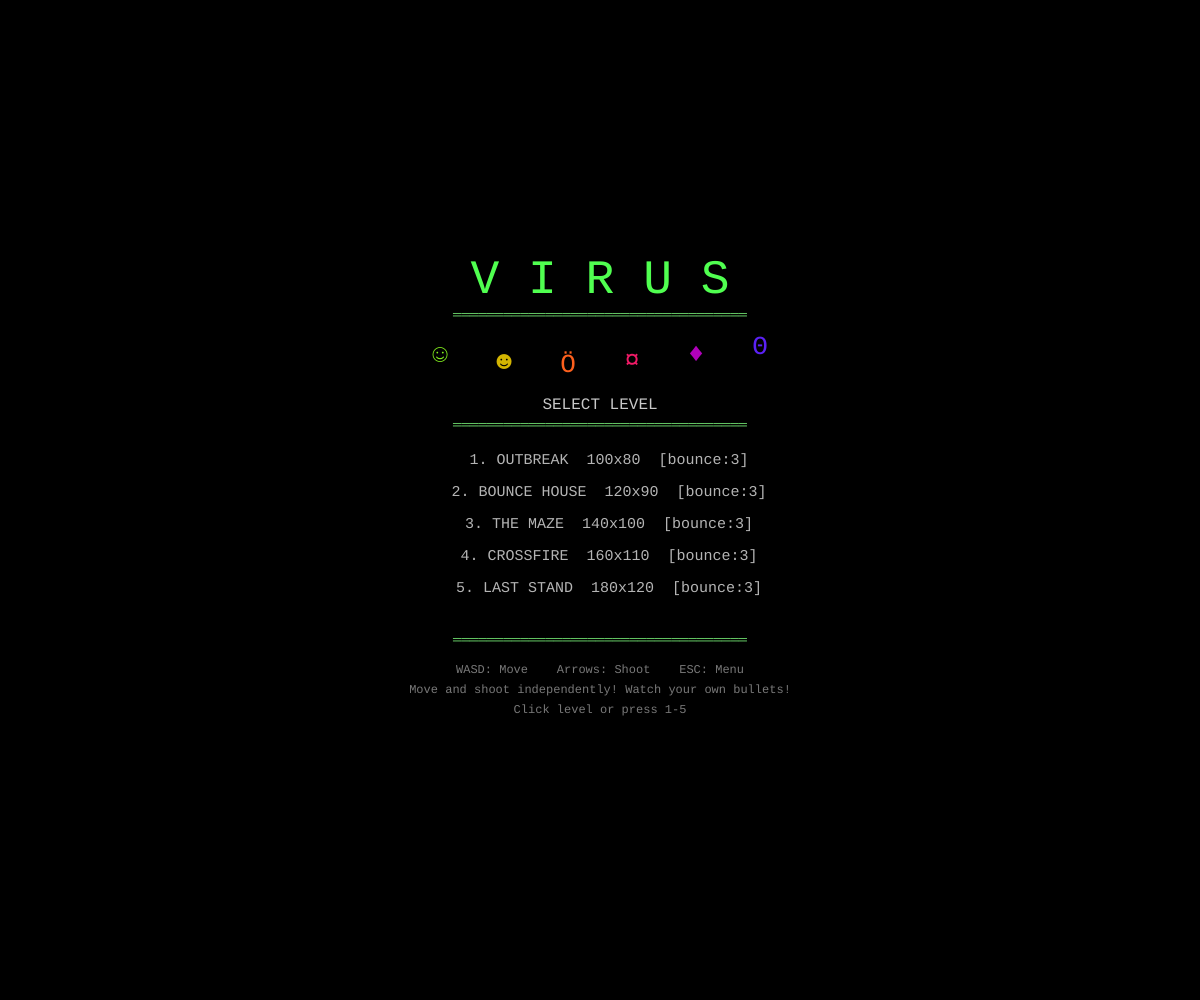
Frame 1 (no input)
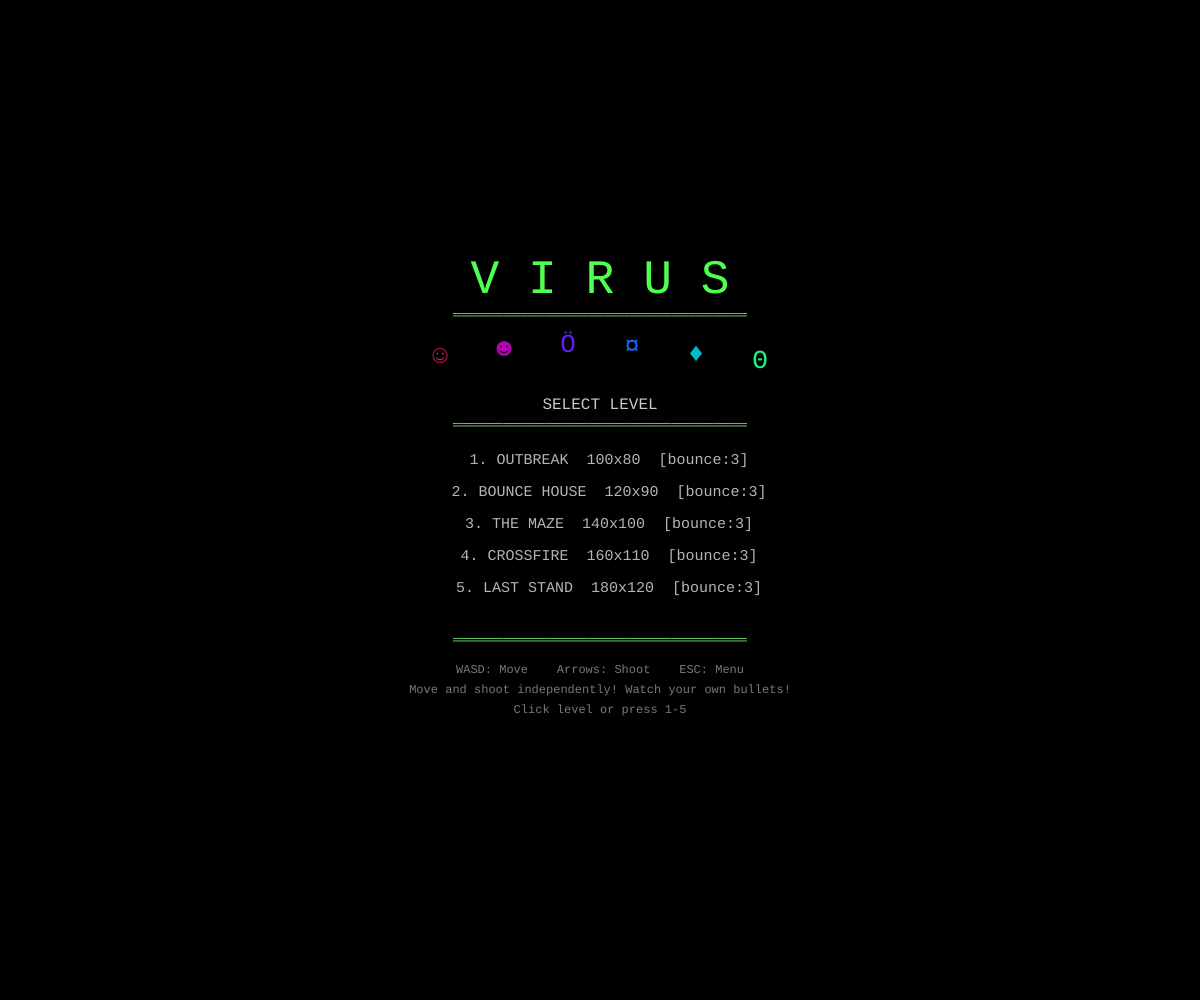
Frame 60 (no input)
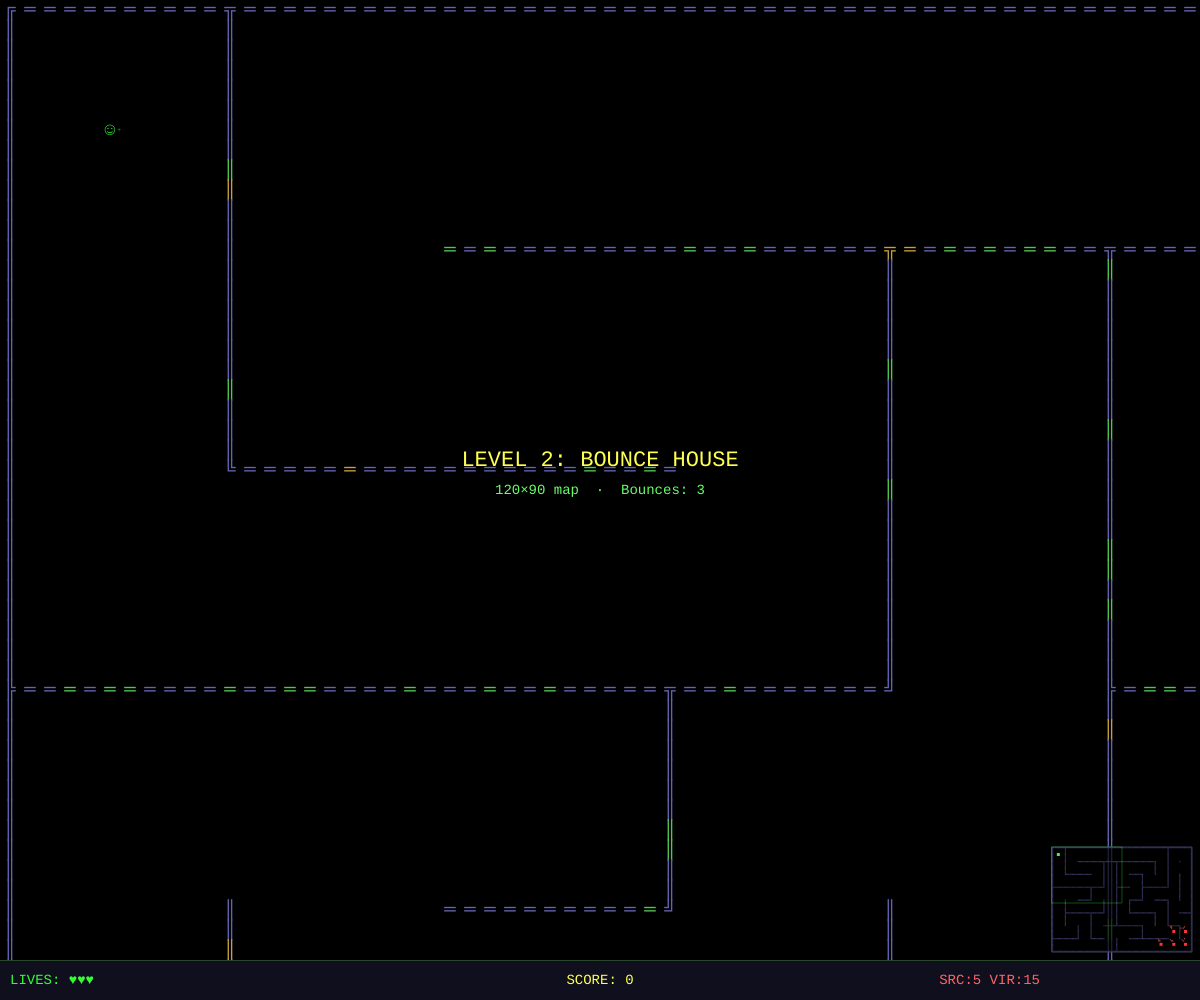
Frame 120 (the mouse pressed at the canvas centre since frame 60)

The p5.js sketch that drew these frames (run headless with seeded random() and noise() and a simulated clock; from frame 60 on, the mouse is pressed at the canvas centre):

// p5.js sketch
// ── sketch.js
let game;

function setup() {
  game = new Game(window);
  game.init();
  textFont('Courier New');
}

function draw() {
  game.update();
  game.draw();
}

function keyPressed() {
  game.keyPressed(key, keyCode);
  return false;
}

function mousePressed() {
  game.mousePressed();
}

function windowResized() {
  game.resize();
}

// ── Bullet.js
class Bullet {
  constructor(gridX, gridY, dirX, dirY, tileSize, bouncesLeft = 0) {
    this.gridX = gridX;
    this.gridY = gridY;
    this.dirX = dirX;
    this.dirY = dirY;
    this.tileSize = tileSize;
    this.bouncesLeft = bouncesLeft;
    this.alive = true;
    this.moveTimer = 0;
    this.moveInterval = 4;
    this.animChars = ['*', '+', 'o'];
    this.animFrame = 0;
    this.animTimer = 0;
    this.trail = [];
    this.justBounced = false;
  }

  get x() { return this.gridX * this.tileSize; }
  get y() { return this.gridY * this.tileSize; }

  update(wallGrid, gridW, gridH) {
    this.justBounced = false;

    this.animTimer++;
    if (this.animTimer >= 3) {
      this.animTimer = 0;
      this.animFrame = (this.animFrame + 1) % this.animChars.length;
    }

    this.moveTimer++;
    if (this.moveTimer < this.moveInterval) return;
    this.moveTimer = 0;

    this.trail.push({ x: this.gridX, y: this.gridY });
    if (this.trail.length > 3) this.trail.shift();

    let nextX = this.gridX + this.dirX;
    let nextY = this.gridY + this.dirY;

    if (nextX < 0 || nextX >= gridW || nextY < 0 || nextY >= gridH) {
      this.alive = false;
      return;
    }

    let hitWall = wallGrid[nextY] && wallGrid[nextY][nextX];

    if (hitWall) {
      if (hitWall.type === 'destructible') {
        let destroyed = hitWall.hit();
        if (destroyed) wallGrid[nextY][nextX] = null;
        this.alive = false;
        return;
      }

      if (this.bouncesLeft > 0 || hitWall.bounces) {
        this.bounce(wallGrid, gridW, gridH);
        this.bouncesLeft = Math.max(0, this.bouncesLeft - 1);
        this.justBounced = true;
        return;
      }

      this.alive = false;
      return;
    }

    this.gridX = nextX;
    this.gridY = nextY;
  }

  bounce(wallGrid, gridW, gridH) {
    let newDirX = this.dirX;
    let newDirY = this.dirY;

    let hx = this.gridX + this.dirX, hy = this.gridY;
    let vx = this.gridX, vy = this.gridY + this.dirY;

    let wallH = (hx >= 0 && hx < gridW && hy >= 0 && hy < gridH) ? wallGrid[hy][hx] : true;
    let wallV = (vx >= 0 && vx < gridW && vy >= 0 && vy < gridH) ? wallGrid[vy][vx] : true;

    if (this.dirX !== 0 && this.dirY !== 0) {
      if (wallH && wallV) {
        newDirX = -this.dirX;
        newDirY = -this.dirY;
      } else if (wallH) {
        newDirX = -this.dirX;
      } else if (wallV) {
        newDirY = -this.dirY;
      } else {
        newDirX = -this.dirX;
        newDirY = -this.dirY;
      }
    } else {
      if (this.dirX !== 0) newDirX = -this.dirX;
      if (this.dirY !== 0) newDirY = -this.dirY;
    }

    this.dirX = newDirX;
    this.dirY = newDirY;

    let ax = this.gridX + this.dirX;
    let ay = this.gridY + this.dirY;
    let blocked = (ax < 0 || ax >= gridW || ay < 0 || ay >= gridH) ||
                  (wallGrid[ay] && wallGrid[ay][ax]);
    if (!blocked) {
      this.gridX = ax;
      this.gridY = ay;
    }
  }

  draw(p) {
    for (let i = 0; i < this.trail.length; i++) {
      let t = this.trail[i];
      let alpha = (i / this.trail.length) * 100 + 30;
      p.fill(255, 255, 100, alpha);
      p.noStroke();
      p.textAlign(p.CENTER, p.CENTER);
      p.textSize(this.tileSize * 0.5);
      p.text('·', t.x * this.tileSize + this.tileSize / 2, t.y * this.tileSize + this.tileSize / 2);
    }

    p.fill(255, 255, 80);
    p.noStroke();
    p.textAlign(p.CENTER, p.CENTER);
    p.textSize(this.tileSize * 0.85);
    p.text(this.animChars[this.animFrame], this.x + this.tileSize / 2, this.y + this.tileSize / 2);
  }
}

// ── Game.js
class Game {
  constructor(p) {
    this.p = p;
    this.tileSize = 20;
    this.hudH = 40;
    this.recalcViewport();

    this.state = 'menu';
    this.currentLevel = 0;
    this.levels = Level.getLevels();
    this.score = 0;

    this.wallGrid = [];
    this.viruses = [];
    this.sources = [];
    this.bullets = [];
    this.player = null;
    this.gridW = 0;
    this.gridH = 0;
    this.bounces = 0;
    this.levelName = '';
    this.particles = [];
    this.messageTimer = 0;

    this.cameraX = 0;
    this.cameraY = 0;
    this.sound = new Sound();
  }

  recalcViewport() {
    this.canvasW = this.p.windowWidth || window.innerWidth;
    this.canvasH = this.p.windowHeight || window.innerHeight;
    this.viewW = this.canvasW;
    this.viewH = this.canvasH - this.hudH;
    this.viewTilesW = Math.ceil(this.viewW / this.tileSize);
    this.viewTilesH = Math.ceil(this.viewH / this.tileSize);
  }

  init() {
    this.p.createCanvas(this.canvasW, this.canvasH);
  }

  resize() {
    this.recalcViewport();
    this.p.resizeCanvas(this.canvasW, this.canvasH);
  }

  loadLevel(idx) {
    let config = this.levels[idx];
    let generated = Level.generate(config, this.tileSize);
    let data = Level.parse(generated, this.tileSize);

    this.wallGrid = data.wallGrid;
    this.viruses = data.viruses;
    this.sources = data.sources;
    this.bullets = [];
    this.gridW = data.gridW;
    this.gridH = data.gridH;
    this.bounces = data.bounces;
    this.levelName = data.name;
    this.player = new Player(data.playerStart.x, data.playerStart.y, this.tileSize);
    this.particles = [];
    this.messageTimer = 150;
    this.state = 'playing';

    this.cameraX = this.player.x - this.viewW / 2;
    this.cameraY = this.player.y - this.viewH / 2;
    this.clampCamera();
  }

  clampCamera() {
    let maxX = this.gridW * this.tileSize - this.viewW;
    let maxY = this.gridH * this.tileSize - this.viewH;
    this.cameraX = Math.max(0, Math.min(maxX, this.cameraX));
    this.cameraY = Math.max(0, Math.min(maxY, this.cameraY));
  }

  updateCamera() {
    let tx = this.player.x - this.viewW / 2 + this.tileSize / 2;
    let ty = this.player.y - this.viewH / 2 + this.tileSize / 2;
    this.cameraX += (tx - this.cameraX) * 0.08;
    this.cameraY += (ty - this.cameraY) * 0.08;
    this.clampCamera();
  }

  isVisible(gx, gy) {
    let px = gx * this.tileSize;
    let py = gy * this.tileSize;
    return px + this.tileSize > this.cameraX - this.tileSize &&
           px < this.cameraX + this.viewW + this.tileSize &&
           py + this.tileSize > this.cameraY - this.tileSize &&
           py < this.cameraY + this.viewH + this.tileSize;
  }

  spawnParticles(gx, gy, col, count) {
    for (let i = 0; i < count; i++) {
      this.particles.push({
        x: gx * this.tileSize + this.tileSize / 2,
        y: gy * this.tileSize + this.tileSize / 2,
        vx: (Math.random() - 0.5) * 3,
        vy: (Math.random() - 0.5) * 3,
        life: 25 + Math.floor(Math.random() * 25),
        maxLife: 50,
        col: col,
        char: ['*', '·', '+', '×'][Math.floor(Math.random() * 4)],
      });
    }
  }

  update() {
    let p = this.p;
    if (this.state !== 'playing') return;

    this.player.handleMovement(p, this.wallGrid, this.gridW, this.gridH);
    this.player.update();

    let bullet = this.player.handleShooting(p, this.bounces);
    if (bullet) {
      this.bullets.push(bullet);
      this.sound.shoot();
    }

    for (let b of this.bullets) {
      b.update(this.wallGrid, this.gridW, this.gridH);
      if (b.justBounced) this.sound.bounce();
    }

    for (let b of this.bullets) {
      if (!b.alive) continue;

      if (b.gridX === this.player.gridX && b.gridY === this.player.gridY) {
        this.player.takeDamage();
        b.alive = false;
        this.spawnParticles(b.gridX, b.gridY, [255, 255, 255], 4);
        this.sound.playerHit();
        continue;
      }

      for (let v of this.viruses) {
        if (!v.alive) continue;
        if (b.gridX === v.gridX && b.gridY === v.gridY) {
          v.alive = false;
          b.alive = false;
          this.score += 10;
          this.spawnParticles(v.gridX, v.gridY, v.col, 6);
          this.sound.virusKill();
        }
      }

      for (let s of this.sources) {
        if (!s.alive) continue;
        if (b.gridX === s.gridX && b.gridY === s.gridY) {
          b.alive = false;
          let destroyed = s.hit();
          if (destroyed) {
            this.score += 50;
            this.spawnParticles(s.gridX, s.gridY, [255, 100, 100], 12);
            this.sound.sourceDestroy();
          } else {
            this.sound.sourceHit();
          }
        }
      }
    }

    this.bullets = this.bullets.filter(b => b.alive);

    for (let s of this.sources) {
      let v = s.update(this.wallGrid, this.viruses, this.gridW, this.gridH);
      if (v) this.viruses.push(v);
    }

    for (let v of this.viruses) {
      if (!v.alive) continue;
      v.update(this.wallGrid, this.viruses, this.sources, this.gridW, this.gridH, this.player.gridX, this.player.gridY);

      if (v.gridX === this.player.gridX && v.gridY === this.player.gridY) {
        this.player.takeDamage();
        v.alive = false;
        this.spawnParticles(v.gridX, v.gridY, [255, 255, 255], 4);
        this.sound.playerHit();
      }
    }

    this.viruses = this.viruses.filter(v => v.alive);

    for (let i = this.particles.length - 1; i >= 0; i--) {
      let pt = this.particles[i];
      pt.x += pt.vx;
      pt.y += pt.vy;
      pt.life--;
      if (pt.life <= 0) this.particles.splice(i, 1);
    }

    if (this.messageTimer > 0) this.messageTimer--;

    this.updateCamera();

    if (!this.player.alive) {
      this.state = 'gameOver';
      return;
    }

    if (this.sources.every(s => !s.alive) && this.viruses.length === 0) {
      this.state = this.currentLevel < this.levels.length - 1 ? 'levelComplete' : 'win';
    }
  }

  draw() {
    let p = this.p;
    p.background(0);

    switch (this.state) {
      case 'menu':
        this.drawMenu(p);
        break;
      case 'playing':
        this.drawGame(p);
        break;
      case 'levelComplete':
        this.drawGame(p);
        this.drawOverlay(p, 'LEVEL CLEAR!', 'Press ENTER for next level', [80, 255, 80]);
        break;
      case 'gameOver':
        this.drawGame(p);
        this.drawOverlay(p, 'GAME OVER', 'Press ENTER to restart', [255, 80, 80]);
        break;
      case 'win':
        this.drawGame(p);
        this.drawOverlay(p, 'YOU WIN!', 'All viruses eliminated! Press ENTER', [255, 255, 80]);
        break;
    }
  }

  drawMenu(p) {
    p.textFont('Courier New');
    p.fill(80, 255, 80);
    p.textAlign(p.CENTER, p.CENTER);

    let cx = this.canvasW / 2;
    let cy = this.canvasH / 2;
    let top = cy - 220;

    p.textSize(48);
    p.text('V I R U S', cx, top);

    p.textSize(14);
    p.fill(100, 200, 100);
    p.text('═══════════════════════════════════', cx, top + 35);

    let faces = ['☺', '☻', 'Ö', '¤', '♦', 'Θ'];
    p.textSize(26);
    let startX = cx - (faces.length - 1) * 32;
    for (let i = 0; i < faces.length; i++) {
      let wave = Math.sin(p.frameCount * 0.05 + i * 0.8) * 10;
      let hue = (p.frameCount * 2 + i * 40) % 360;
      p.fill(
        128 + 127 * Math.sin(hue * 0.017),
        128 + 127 * Math.sin(hue * 0.017 + 2),
        128 + 127 * Math.sin(hue * 0.017 + 4)
      );
      p.text(faces[i], startX + i * 64, top + 75 + wave);
    }

    p.fill(200);
    p.textSize(16);
    p.text('SELECT LEVEL', cx, top + 125);

    p.fill(100, 200, 100);
    p.textSize(14);
    p.text('═══════════════════════════════════', cx, top + 145);

    this._menuLevelY = [];
    for (let i = 0; i < this.levels.length; i++) {
      let lv = this.levels[i];
      let y = top + 180 + i * 32;
      this._menuLevelY[i] = y;
      let isHover = p.mouseY > y - 14 && p.mouseY < y + 14;
      let info = lv.name + '  ' + lv.width + 'x' + lv.height;
      if (lv.bounces > 0) info += '  [bounce:' + lv.bounces + ']';

      p.textSize(15);
      if (isHover) {
        p.fill(255, 255, 80);
        p.text('► ' + (i + 1) + '. ' + info + ' ◄', cx, y);
      } else {
        p.fill(180);
        p.text('  ' + (i + 1) + '. ' + info, cx, y);
      }
    }

    p.fill(100, 200, 100);
    p.textSize(14);
    p.text('═══════════════════════════════════', cx, top + 360);

    p.fill(120);
    p.textSize(12);
    p.text('WASD: Move    Arrows: Shoot    ESC: Menu', cx, top + 390);
    p.text('Move and shoot independently! Watch your own bullets!', cx, top + 410);
    p.text('Click level or press 1-5', cx, top + 430);
  }

  drawGame(p) {
    p.textFont('Courier New');

    p.push();
    p.translate(-Math.round(this.cameraX), -Math.round(this.cameraY));

    let sx = Math.max(0, Math.floor(this.cameraX / this.tileSize) - 1);
    let sy = Math.max(0, Math.floor(this.cameraY / this.tileSize) - 1);
    let ex = Math.min(this.gridW, sx + this.viewTilesW + 3);
    let ey = Math.min(this.gridH, sy + this.viewTilesH + 3);

    for (let y = sy; y < ey; y++) {
      for (let x = sx; x < ex; x++) {
        if (this.wallGrid[y][x]) this.wallGrid[y][x].draw(p);
      }
    }

    for (let s of this.sources) {
      if (s.alive && this.isVisible(s.gridX, s.gridY)) s.draw(p);
    }
    for (let v of this.viruses) {
      if (v.alive && this.isVisible(v.gridX, v.gridY)) v.draw(p);
    }
    for (let b of this.bullets) {
      if (this.isVisible(b.gridX, b.gridY)) b.draw(p);
    }

    this.player.draw(p);

    for (let pt of this.particles) {
      let alpha = (pt.life / pt.maxLife) * 255;
      p.fill(pt.col[0], pt.col[1], pt.col[2], alpha);
      p.noStroke();
      p.textAlign(p.CENTER, p.CENTER);
      p.textSize(10);
      p.text(pt.char, pt.x, pt.y);
    }

    p.pop();

    if (this.messageTimer > 0) {
      let alpha = Math.min(255, this.messageTimer * 3);
      p.fill(255, 255, 80, alpha);
      p.textAlign(p.CENTER, p.CENTER);
      p.textSize(22);
      p.text('LEVEL ' + (this.currentLevel + 1) + ': ' + this.levelName, this.viewW / 2, this.viewH / 2 - 20);
      p.textSize(14);
      p.fill(100, 255, 100, alpha);
      let info = this.gridW + '×' + this.gridH + ' map';
      if (this.bounces > 0) info += '  ·  Bounces: ' + this.bounces;
      p.text(info, this.viewW / 2, this.viewH / 2 + 10);
    }

    this.drawHUD(p);
    this.drawMinimap(p);
  }

  drawHUD(p) {
    let y = this.viewH;

    p.fill(15, 15, 30);
    p.noStroke();
    p.rect(0, y, this.canvasW, this.hudH);
    p.fill(40, 70, 40);
    p.rect(0, y, this.canvasW, 1);

    p.textFont('Courier New');
    p.textSize(14);

    p.fill(50, 255, 50);
    p.textAlign(p.LEFT, p.CENTER);
    p.text('LIVES: ' + '♥'.repeat(this.player.lives), 10, y + this.hudH / 2);

    p.fill(255, 255, 80);
    p.textAlign(p.CENTER, p.CENTER);
    p.text('SCORE: ' + this.score, this.canvasW / 2, y + this.hudH / 2);

    let srcLeft = this.sources.filter(s => s.alive).length;
    let virLeft = this.viruses.filter(v => v.alive).length;
    p.fill(255, 100, 100);
    p.textAlign(p.RIGHT, p.CENTER);
    p.text('SRC:' + srcLeft + ' VIR:' + virLeft, this.canvasW - 160, y + this.hudH / 2);
  }

  drawMinimap(p) {
    let mmW = 140;
    let mmH = Math.round(mmW * (this.gridH / this.gridW));
    let mmX = this.canvasW - mmW - 8;
    let mmY = this.viewH - mmH - 8;
    let scX = mmW / this.gridW;
    let scY = mmH / this.gridH;

    p.fill(0, 0, 0, 180);
    p.stroke(60, 60, 100);
    p.strokeWeight(1);
    p.rect(mmX, mmY, mmW, mmH);
    p.noStroke();

    let step = Math.max(1, Math.floor(1 / scX));
    for (let y = 0; y < this.gridH; y += step) {
      for (let x = 0; x < this.gridW; x += step) {
        if (this.wallGrid[y][x]) {
          p.fill(50, 50, 90);
          p.rect(mmX + x * scX, mmY + y * scY, Math.max(1, scX * step), Math.max(1, scY * step));
        }
      }
    }

    p.fill(255, 50, 50);
    for (let s of this.sources) {
      if (s.alive) {
        p.rect(mmX + s.gridX * scX - 1, mmY + s.gridY * scY - 1, 3, 3);
      }
    }

    p.fill(255, 80, 80, 200);
    for (let v of this.viruses) {
      if (v.alive) {
        p.rect(mmX + v.gridX * scX, mmY + v.gridY * scY, Math.max(1, scX), Math.max(1, scY));
      }
    }

    p.fill(50, 255, 50);
    p.rect(mmX + this.player.gridX * scX - 1, mmY + this.player.gridY * scY - 1, 3, 3);

    p.noFill();
    p.stroke(50, 255, 50, 80);
    p.strokeWeight(1);
    p.rect(
      mmX + (this.cameraX / this.tileSize) * scX,
      mmY + (this.cameraY / this.tileSize) * scY,
      this.viewTilesW * scX,
      this.viewTilesH * scY
    );
    p.noStroke();
  }

  drawOverlay(p, title, subtitle, col) {
    p.fill(0, 0, 0, 170);
    p.noStroke();
    p.rect(0, 0, this.canvasW, this.canvasH);

    p.textFont('Courier New');
    p.textAlign(p.CENTER, p.CENTER);
    p.textSize(36);
    p.fill(col[0], col[1], col[2]);
    p.text(title, this.canvasW / 2, this.canvasH / 2 - 30);

    p.textSize(16);
    p.fill(200);
    p.text(subtitle, this.canvasW / 2, this.canvasH / 2 + 20);

    p.textSize(14);
    p.fill(255, 255, 80);
    p.text('SCORE: ' + this.score, this.canvasW / 2, this.canvasH / 2 + 55);
  }

  keyPressed(key, keyCode) {
    let p = this.p;

    if (this.state === 'menu') {
      let num = parseInt(key);
      if (num >= 1 && num <= this.levels.length) {
        this.currentLevel = num - 1;
        this.score = 0;
        this.loadLevel(this.currentLevel);
      }
    }

    if (this.state === 'levelComplete' && keyCode === p.ENTER) {
      this.currentLevel++;
      this.loadLevel(this.currentLevel);
    }

    if (this.state === 'gameOver' && keyCode === p.ENTER) {
      this.score = 0;
      this.loadLevel(this.currentLevel);
    }

    if (this.state === 'win' && keyCode === p.ENTER) {
      this.state = 'menu';
      this.currentLevel = 0;
    }

    if (this.state === 'playing' && keyCode === p.ESCAPE) {
      this.state = 'menu';
    }
  }

  mousePressed() {
    if (this.state === 'menu' && this._menuLevelY) {
      for (let i = 0; i < this.levels.length; i++) {
        let y = this._menuLevelY[i];
        if (this.p.mouseY > y - 14 && this.p.mouseY < y + 14) {
          this.currentLevel = i;
          this.score = 0;
          this.loadLevel(this.currentLevel);
          break;
        }
      }
    }
  }
}

// ── Level.js
class Level {

  static getLevels() {
    return [
      { name: 'OUTBREAK',     width: 100, height: 80,  bounces: 3, numSources: 3,  virusPerSource: 3, spawnRate: 500, bouncyChance: 0,    destructChance: 0.01 },
      { name: 'BOUNCE HOUSE', width: 120, height: 90,  bounces: 3, numSources: 5,  virusPerSource: 3, spawnRate: 450, bouncyChance: 0.12, destructChance: 0.02 },
      { name: 'THE MAZE',     width: 140, height: 100, bounces: 3, numSources: 6,  virusPerSource: 4, spawnRate: 400, bouncyChance: 0.04, destructChance: 0.06 },
      { name: 'CROSSFIRE',    width: 160, height: 110, bounces: 3, numSources: 8,  virusPerSource: 4, spawnRate: 350, bouncyChance: 0.08, destructChance: 0.04 },
      { name: 'LAST STAND',   width: 180, height: 120, bounces: 3, numSources: 10, virusPerSource: 5, spawnRate: 300, bouncyChance: 0.10, destructChance: 0.05 },
    ];
  }

  static generate(config, tileSize) {
    let { width, height, numSources, virusPerSource, spawnRate,
          bounces, name, bouncyChance, destructChance } = config;

    let grid = [];
    for (let y = 0; y < height; y++) {
      grid[y] = new Array(width).fill('#');
    }

    let wallThick = 1;
    let targetTube = 10;
    let innerW = width - 2;
    let innerH = height - 2;

    let numCX = Math.max(2, Math.round(innerW / (targetTube + wallThick)));
    let numCY = Math.max(2, Math.round(innerH / (targetTube + wallThick)));

    let totalWX = (numCX - 1) * wallThick;
    let baseTW = Math.floor((innerW - totalWX) / numCX);
    let extraTW = (innerW - totalWX) - baseTW * numCX;

    let totalWY = (numCY - 1) * wallThick;
    let baseTH = Math.floor((innerH - totalWY) / numCY);
    let extraTH = (innerH - totalWY) - baseTH * numCY;

    let cellsX = [];
    let cx = 1;
    for (let i = 0; i < numCX; i++) {
      let tw = baseTW + (i < extraTW ? 1 : 0);
      cellsX.push({ start: cx, end: cx + tw - 1 });
      cx += tw + wallThick;
    }

    let cellsY = [];
    let cy = 1;
    for (let i = 0; i < numCY; i++) {
      let th = baseTH + (i < extraTH ? 1 : 0);
      cellsY.push({ start: cy, end: cy + th - 1 });
      cy += th + wallThick;
    }

    // Clear all cell interiors (they start as walls)
    for (let r = 0; r < numCY; r++) {
      for (let c = 0; c < numCX; c++) {
        for (let y = cellsY[r].start; y <= cellsY[r].end; y++) {
          for (let x = cellsX[c].start; x <= cellsX[c].end; x++) {
            grid[y][x] = '.';
          }
        }
      }
    }

    // Maze via randomised DFS
    let visited = [];
    for (let r = 0; r < numCY; r++) visited[r] = new Array(numCX).fill(false);

    let connections = [];
    let stack = [{ cx: 0, cy: 0 }];
    visited[0][0] = true;

    while (stack.length > 0) {
      let cur = stack[stack.length - 1];
      let nb = [];
      for (let d of [{ dx: 1, dy: 0 }, { dx: -1, dy: 0 }, { dx: 0, dy: 1 }, { dx: 0, dy: -1 }]) {
        let nx = cur.cx + d.dx, ny = cur.cy + d.dy;
        if (nx >= 0 && nx < numCX && ny >= 0 && ny < numCY && !visited[ny][nx]) {
          nb.push({ cx: nx, cy: ny });
        }
      }
      if (nb.length > 0) {
        let next = nb[Math.floor(Math.random() * nb.length)];
        connections.push({ cx1: cur.cx, cy1: cur.cy, cx2: next.cx, cy2: next.cy });
        visited[next.cy][next.cx] = true;
        stack.push(next);
      } else {
        stack.pop();
      }
    }

    // Few extra connections for occasional loops (keeps long tubes)
    let extras = Math.floor(numCX * numCY * 0.12);
    for (let i = 0; i < extras; i++) {
      let rx = Math.floor(Math.random() * numCX);
      let ry = Math.floor(Math.random() * numCY);
      let dir = [{ dx: 1, dy: 0 }, { dx: 0, dy: 1 }][Math.floor(Math.random() * 2)];
      let nx = rx + dir.dx, ny = ry + dir.dy;
      if (nx >= numCX || ny >= numCY) continue;
      let exists = connections.some(c =>
        (c.cx1 === rx && c.cy1 === ry && c.cx2 === nx && c.cy2 === ny) ||
        (c.cx1 === nx && c.cy1 === ny && c.cx2 === rx && c.cy2 === ry)
      );
      if (!exists) connections.push({ cx1: rx, cy1: ry, cx2: nx, cy2: ny });
    }

    // Remove full wall between connected cells → creates continuous tubes
    for (let conn of connections) {
      let c1x = cellsX[conn.cx1], c1y = cellsY[conn.cy1];
      let c2x = cellsX[conn.cx2], c2y = cellsY[conn.cy2];

      if (conn.cx1 !== conn.cx2) {
        // Horizontal neighbours → remove vertical wall between them
        let wallX = Math.min(c1x.end, c2x.end) + 1;
        let yStart = Math.max(c1y.start, c2y.start);
        let yEnd = Math.min(c1y.end, c2y.end);
        for (let y = yStart; y <= yEnd; y++) {
          for (let d = 0; d < wallThick; d++) {
            if (wallX + d < width - 1) grid[y][wallX + d] = '.';
          }
        }
      } else {
        // Vertical neighbours → remove horizontal wall between them
        let wallY = Math.min(c1y.end, c2y.end) + 1;
        let xStart = Math.max(c1x.start, c2x.start);
        let xEnd = Math.min(c1x.end, c2x.end);
        for (let x = xStart; x <= xEnd; x++) {
          for (let d = 0; d < wallThick; d++) {
            if (wallY + d < height - 1) grid[wallY + d][x] = '.';
          }
        }
      }
    }

    // Bouncy / destructible walls (only on edges touching open space)
    for (let y = 1; y < height - 1; y++) {
      for (let x = 1; x < width - 1; x++) {
        if (grid[y][x] !== '#') continue;
        let adj = (grid[y - 1][x] === '.' || grid[y + 1][x] === '.' ||
                   grid[y][x - 1] === '.' || grid[y][x + 1] === '.');
        if (!adj) continue;
        if (Math.random() < bouncyChance) grid[y][x] = 'B';
        else if (Math.random() < destructChance) grid[y][x] = 'D';
      }
    }

    // Player in top-left cell
    let pcx = Math.floor((cellsX[0].start + cellsX[0].end) / 2);
    let pcy = Math.floor((cellsY[0].start + cellsY[0].end) / 2);
    grid[pcy][pcx] = 'P';

    // Sources in farthest cells
    let allCells = [];
    for (let r = 0; r < numCY; r++) {
      for (let c = 0; c < numCX; c++) {
        let ccx = Math.floor((cellsX[c].start + cellsX[c].end) / 2);
        let ccy = Math.floor((cellsY[r].start + cellsY[r].end) / 2);
        allCells.push({ col: c, row: r, centerX: ccx, centerY: ccy,
                        dist: Math.abs(ccx - pcx) + Math.abs(ccy - pcy) });
      }
    }
    allCells.sort((a, b) => b.dist - a.dist);

    let srcChars = ['S', 'T', 'U'];
    let virChars = ['V', 'W', 'X'];

    for (let i = 0; i < numSources && i < allCells.length; i++) {
      let cell = allCells[i];
      let t = i % srcChars.length;
      grid[cell.centerY][cell.centerX] = srcChars[t];

      let placed = 0;
      for (let dy = -3; dy <= 3 && placed < virusPerSource; dy++) {
        for (let dx = -3; dx <= 3 && placed < virusPerSource; dx++) {
          if (dx === 0 && dy === 0) continue;
          let vx = cell.centerX + dx, vy = cell.centerY + dy;
          if (vx > 0 && vx < width - 1 && vy > 0 && vy < height - 1 && grid[vy][vx] === '.') {
            grid[vy][vx] = virChars[t];
            placed++;
          }
        }
      }
    }

    let map = grid.map(row => row.join(''));
    return { name, bounces, spawnRate, map };
  }

  static parse(levelData, tileSize) {
    let viruses = [];
    let sources = [];
    let playerStart = { x: 1, y: 1 };
    let map = levelData.map;
    let gridH = map.length;
    let gridW = map[0].length;

    let wallGrid = [];
    for (let y = 0; y < gridH; y++) {
      wallGrid[y] = [];
      for (let x = 0; x < gridW; x++) {
        wallGrid[y][x] = null;
      }
    }

    for (let row = 0; row < gridH; row++) {
      for (let col = 0; col < gridW; col++) {
        let ch = map[row][col];
        switch (ch) {
          case '#': wallGrid[row][col] = new Wall(col, row, tileSize, 'solid'); break;
          case 'B': wallGrid[row][col] = new Wall(col, row, tileSize, 'bouncy'); break;
          case 'D': wallGrid[row][col] = new Wall(col, row, tileSize, 'destructible'); break;
          case 'P': playerStart = { x: col, y: row }; break;
          case 'S': sources.push(new Source(col, row, tileSize, 0, levelData.spawnRate)); break;
          case 'T': sources.push(new Source(col, row, tileSize, 1, levelData.spawnRate)); break;
          case 'U': sources.push(new Source(col, row, tileSize, 2, levelData.spawnRate)); break;
          case 'V': viruses.push(new Virus(col, row, tileSize, 0)); break;
          case 'W': viruses.push(new Virus(col, row, tileSize, 1)); break;
          case 'X': viruses.push(new Virus(col, row, tileSize, 2)); break;
        }
      }
    }

    for (let row = 0; row < gridH; row++) {
      for (let col = 0; col < gridW; col++) {
        let w = wallGrid[row][col];
        if (!w) continue;
        let up    = row > 0          && wallGrid[row - 1][col] !== null;
        let down  = row < gridH - 1  && wallGrid[row + 1][col] !== null;
        let left  = col > 0          && wallGrid[row][col - 1] !== null;
        let right = col < gridW - 1  && wallGrid[row][col + 1] !== null;
        w.setBoxChar(up, down, left, right);
      }
    }

    return { wallGrid, viruses, sources, playerStart, gridW, gridH, bounces: levelData.bounces, name: levelData.name };
  }
}

// ── Player.js
class Player {
  constructor(gridX, gridY, tileSize) {
    this.gridX = gridX;
    this.gridY = gridY;
    this.tileSize = tileSize;
    this.lives = 3;
    this.alive = true;
    this.aimDirX = 1;
    this.aimDirY = 0;
    this.shootCooldown = 0;
    this.shootDelay = 12;
    this.invincible = 0;
    this.moveTimer = 0;
    this.moveDelay = 6;
    this.char = '☺';
  }

  get x() { return this.gridX * this.tileSize; }
  get y() { return this.gridY * this.tileSize; }

  handleMovement(p, wallGrid, gridW, gridH) {
    this.moveTimer++;
    if (this.moveTimer < this.moveDelay) return;

    let dx = 0, dy = 0;
    if (p.keyIsDown(87)) dy = -1; // W
    if (p.keyIsDown(83)) dy = 1;  // S
    if (p.keyIsDown(65)) dx = -1; // A
    if (p.keyIsDown(68)) dx = 1;  // D

    if (dx === 0 && dy === 0) return;
    this.moveTimer = 0;

    let nextX = this.gridX + dx;
    let nextY = this.gridY + dy;

    if (nextX < 0 || nextX >= gridW || nextY < 0 || nextY >= gridH) return;
    if (wallGrid[nextY][nextX]) return;

    this.gridX = nextX;
    this.gridY = nextY;
  }

  handleShooting(p, bounces) {
    if (this.shootCooldown > 0) this.shootCooldown--;

    let sx = 0, sy = 0;
    if (p.keyIsDown(p.UP_ARROW))    sy = -1;
    if (p.keyIsDown(p.DOWN_ARROW))  sy = 1;
    if (p.keyIsDown(p.LEFT_ARROW))  sx = -1;
    if (p.keyIsDown(p.RIGHT_ARROW)) sx = 1;

    if (sx === 0 && sy === 0) return null;

    this.aimDirX = sx;
    this.aimDirY = sy;

    if (this.shootCooldown > 0) return null;
    this.shootCooldown = this.shootDelay;

    return new Bullet(
      this.gridX + sx, this.gridY + sy,
      sx, sy, this.tileSize, bounces
    );
  }

  takeDamage() {
    if (this.invincible > 0) return;
    this.lives--;
    this.invincible = 120;
    if (this.lives <= 0) {
      this.alive = false;
    }
  }

  update() {
    if (this.invincible > 0) this.invincible--;
  }

  draw(p) {
    if (!this.alive) return;
    if (this.invincible > 0 && Math.floor(this.invincible / 5) % 2 === 0) return;

    p.fill(50, 255, 50);
    p.noStroke();
    p.textAlign(p.CENTER, p.CENTER);
    p.textSize(this.tileSize * 0.9);
    p.text(this.char, this.x + this.tileSize / 2, this.y + this.tileSize / 2);

    let aimX = this.x + this.tileSize / 2 + this.aimDirX * this.tileSize * 0.45;
    let aimY = this.y + this.tileSize / 2 + this.aimDirY * this.tileSize * 0.45;
    p.fill(50, 255, 50, 140);
    p.textSize(this.tileSize * 0.35);
    p.text('+', aimX, aimY);
  }
}

// ── Sound.js
class Sound {
  constructor() {
    this.ctx = null;
  }

  ensure() {
    if (!this.ctx) {
      this.ctx = new (window.AudioContext || window.webkitAudioContext)();
    }
    if (this.ctx.state === 'suspended') this.ctx.resume();
  }

  tone(freq, dur, type = 'square', vol = 0.12) {
    this.ensure();
    let osc = this.ctx.createOscillator();
    let gain = this.ctx.createGain();
    osc.type = type;
    osc.frequency.setValueAtTime(freq, this.ctx.currentTime);
    gain.gain.setValueAtTime(vol, this.ctx.currentTime);
    gain.gain.exponentialRampToValueAtTime(0.001, this.ctx.currentTime + dur);
    osc.connect(gain);
    gain.connect(this.ctx.destination);
    osc.start();
    osc.stop(this.ctx.currentTime + dur);
  }

  shoot() {
    this.tone(500, 0.04, 'square', 0.06);
  }

  virusKill() {
    this.tone(800, 0.07, 'square', 0.1);
    setTimeout(() => this.tone(1200, 0.05, 'square', 0.08), 35);
  }

  sourceHit() {
    this.tone(250, 0.12, 'sawtooth', 0.12);
  }

  sourceDestroy() {
    this.tone(600, 0.08, 'square', 0.1);
    setTimeout(() => this.tone(800, 0.08, 'square', 0.1), 50);
    setTimeout(() => this.tone(1100, 0.12, 'square', 0.1), 100);
  }

  playerHit() {
    this.tone(120, 0.25, 'sawtooth', 0.15);
  }

  bounce() {
    this.tone(350, 0.04, 'triangle', 0.06);
  }

  wallHit() {
    this.tone(180, 0.06, 'square', 0.05);
  }
}

// ── Source.js
class Source {
  constructor(gridX, gridY, tileSize, virusType = 0, spawnRate = 400) {
    this.gridX = gridX;
    this.gridY = gridY;
    this.tileSize = tileSize;
    this.virusType = virusType;
    this.alive = true;
    this.hp = 4;
    this.maxHp = 4;
    this.spawnRate = spawnRate;
    this.spawnTimer = Math.floor(Math.random() * spawnRate);
    this.animFrame = 0;
    this.animTimer = 0;
    this.hitFlash = 0;
  }

  get x() { return this.gridX * this.tileSize; }
  get y() { return this.gridY * this.tileSize; }

  hit() {
    this.hp--;
    this.hitFlash = 12;
    if (this.hp <= 0) {
      this.alive = false;
      return true;
    }
    return false;
  }

  update(wallGrid, viruses, gridW, gridH) {
    if (!this.alive) return null;

    this.animTimer++;
    if (this.animTimer > 10) {
      this.animTimer = 0;
      this.animFrame = (this.animFrame + 1) % 4;
    }

    if (this.hitFlash > 0) this.hitFlash--;

    let activeViruses = viruses.filter(v => v.alive).length;
    this.spawnTimer++;

    if (this.spawnTimer >= this.spawnRate && activeViruses < 40) {
      this.spawnTimer = 0;

      let dirs = [
        { x: 0, y: -1 }, { x: 0, y: 1 },
        { x: -1, y: 0 }, { x: 1, y: 0 },
      ];

      for (let d of dirs) {
        let sx = this.gridX + d.x;
        let sy = this.gridY + d.y;
        if (sx < 0 || sx >= gridW || sy < 0 || sy >= gridH) continue;
        if (wallGrid[sy][sx]) continue;
        let occupied = viruses.some(v => v.alive && v.gridX === sx && v.gridY === sy);
        if (!occupied) {
          return new Virus(sx, sy, this.tileSize, this.virusType);
        }
      }
    }
    return null;
  }

  draw(p) {
    if (!this.alive) return;

    let baseCol;
    if (this.hitFlash > 0) {
      baseCol = p.color(255, 255, 255);
    } else {
      let hpRatio = this.hp / this.maxHp;
      baseCol = p.color(200 + 55 * (1 - hpRatio), 50 * hpRatio, 50 * hpRatio);
    }

    let frames = ['◙', '◘', '○', '◘'];
    let ch = frames[this.animFrame];

    p.fill(baseCol);
    p.noStroke();
    p.textAlign(p.CENTER, p.CENTER);
    p.textSize(this.tileSize * 0.95);
    p.text(ch, this.x + this.tileSize / 2, this.y + this.tileSize / 2);

    let pulse = Math.sin(p.frameCount * 0.12) * 0.3 + 0.7;
    p.fill(255, 60, 60, 120 * pulse);
    p.textSize(this.tileSize * 0.35);
    p.text('♥', this.x + this.tileSize * 0.82, this.y + this.tileSize * 0.18);
  }
}

// ── Virus.js
class Virus {
  constructor(gridX, gridY, tileSize, virusType = 0) {
    this.gridX = gridX;
    this.gridY = gridY;
    this.tileSize = tileSize;
    this.virusType = virusType;
    this.alive = true;
    this.moveTimer = 0;
    this.moveInterval = 25 + Math.floor(Math.random() * 30);
    this.animFrame = 0;
    this.animTimer = 0;
    this.dirX = 0;
    this.dirY = 0;
    this.pickDirection();

    this.faces = [
      ['☺', '☻'],
      ['Ö', 'ö'],
      ['¤', '◊'],
      ['♦', '◘'],
      ['Θ', 'θ'],
    ];

    this.colors = [
      [255, 80, 80],
      [255, 120, 255],
      [80, 255, 120],
      [255, 200, 50],
      [120, 200, 255],
    ];
  }

  pickDirection() {
    let dirs = [
      { x: 0, y: -1 }, { x: 0, y: 1 },
      { x: -1, y: 0 }, { x: 1, y: 0 },
    ];
    let d = dirs[Math.floor(Math.random() * dirs.length)];
    this.dirX = d.x;
    this.dirY = d.y;
  }

  update(wallGrid, viruses, sources, gridW, gridH, playerGridX, playerGridY) {
    this.animTimer++;
    if (this.animTimer > 12) {
      this.animTimer = 0;
      this.animFrame = (this.animFrame + 1) % 2;
    }

    this.moveTimer++;
    if (this.moveTimer < this.moveInterval) return;
    this.moveTimer = 0;

    let dist = Math.abs(playerGridX - this.gridX) + Math.abs(playerGridY - this.gridY);
    let chaseChance = dist < 15 ? 0.5 : 0.05;

    if (Math.random() < chaseChance) {
      let dx = playerGridX - this.gridX;
      let dy = playerGridY - this.gridY;
      if (Math.abs(dx) > Math.abs(dy)) {
        this.dirX = dx > 0 ? 1 : -1;
        this.dirY = 0;
      } else {
        this.dirX = 0;
        this.dirY = dy > 0 ? 1 : -1;
      }
    } else if (Math.random() < 0.25) {
      this.pickDirection();
    }

    let nextX = this.gridX + this.dirX;
    let nextY = this.gridY + this.dirY;

    if (nextX < 0 || nextX >= gridW || nextY < 0 || nextY >= gridH) {
      this.pickDirection();
      return;
    }

    if (wallGrid[nextY][nextX]) {
      this.pickDirection();
      return;
    }

    let blocked = viruses.some(v => v !== this && v.alive && v.gridX === nextX && v.gridY === nextY);
    if (!blocked) blocked = sources.some(s => s.alive && s.gridX === nextX && s.gridY === nextY);

    if (blocked) {
      this.pickDirection();
      return;
    }

    this.gridX = nextX;
    this.gridY = nextY;
  }

  get x() { return this.gridX * this.tileSize; }
  get y() { return this.gridY * this.tileSize; }

  get face() {
    let idx = this.virusType % this.faces.length;
    return this.faces[idx][this.animFrame];
  }

  get col() {
    let idx = this.virusType % this.colors.length;
    return this.colors[idx];
  }

  draw(p) {
    if (!this.alive) return;
    let c = this.col;
    let pulse = Math.sin(p.frameCount * 0.08 + this.gridX + this.gridY) * 25;
    p.fill(c[0] + pulse, c[1] + pulse, c[2] + pulse);
    p.noStroke();
    p.textAlign(p.CENTER, p.CENTER);
    p.textSize(this.tileSize * 0.85);
    p.text(this.face, this.x + this.tileSize / 2, this.y + this.tileSize / 2);
  }
}

// ── Wall.js
class Wall {
  constructor(gridX, gridY, tileSize, type = 'solid') {
    this.gridX = gridX;
    this.gridY = gridY;
    this.tileSize = tileSize;
    this.type = type;
    this.hp = type === 'destructible' ? 2 : -1;
    this.char = '╬';
  }

  setBoxChar(up, down, left, right) {
    let chars = [
      '○', '═', '═', '═',
      '║', '╔', '╗', '╦',
      '║', '╚', '╝', '╩',
      '║', '╠', '╣', '╬',
    ];
    let idx = (up ? 8 : 0) | (down ? 4 : 0) | (left ? 2 : 0) | (right ? 1 : 0);
    this.char = chars[idx];
  }

  get x() { return this.gridX * this.tileSize; }
  get y() { return this.gridY * this.tileSize; }

  hit() {
    if (this.type === 'destructible') {
      this.hp--;
      if (this.hp <= 0) return true;
    }
    return false;
  }

  get bounces() {
    return this.type === 'bouncy';
  }

  draw(p) {
    let col;
    switch (this.type) {
      case 'solid':
        col = p.color(100, 100, 180);
        break;
      case 'bouncy':
        col = p.color(80, 200, 80);
        break;
      case 'destructible':
        col = this.hp > 1 ? p.color(200, 160, 60) : p.color(140, 100, 40);
        break;
    }
    p.fill(col);
    p.noStroke();
    p.textAlign(p.CENTER, p.CENTER);
    p.textSize(this.tileSize * 0.95);
    p.text(this.char, this.x + this.tileSize / 2, this.y + this.tileSize / 2);
  }
}
